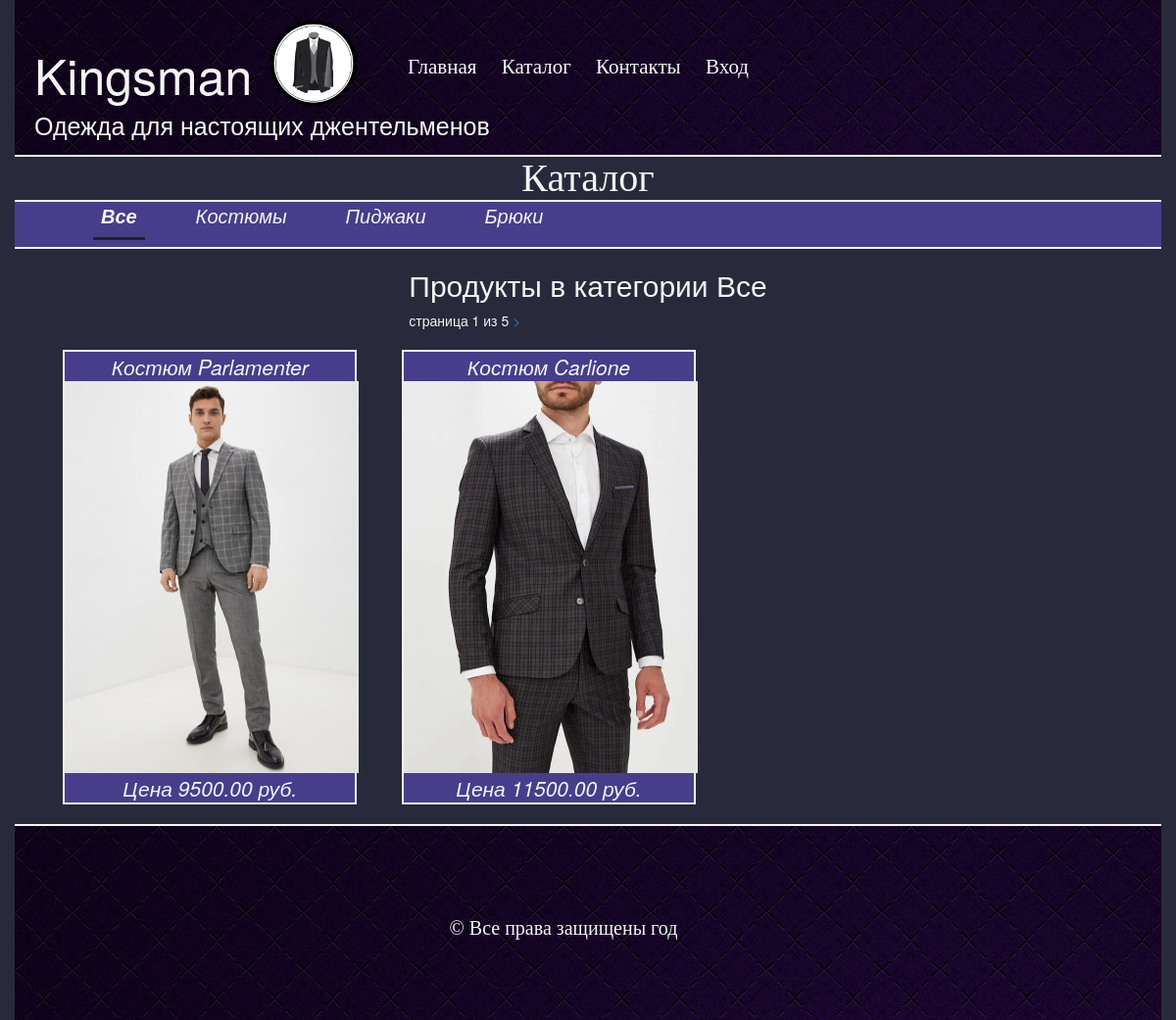
Screenshot of /category/0/products/ with the database file from the repository.
### mainapp/models.py (models this page shows)
class ProductCategory(models.Model):
    name = models.CharField('имя категории', max_length=64)
    description = models.TextField('описание категории', blank=True)
    is_active = models.BooleanField(default=True)

class Product(models.Model):
    category = models.ForeignKey(ProductCategory, verbose_name='категория продукта', on_delete=models.CASCADE)
    name = models.CharField('имя продукта', max_length=128)
    image = models.ImageField(upload_to='products_images', blank=True)
    short_desc = models.CharField('краткое описание', max_length=64, blank=True)
    desc = models.TextField('описание товара', blank=True)
    price = models.DecimalField('цена продукта', max_digits=8, decimal_places=2, default=0)
    quantity = models.PositiveIntegerField('количество на складе', default=0)
    is_active = models.BooleanField(default=True)

### mainapp/views.py (the view)
def category_products(request, pk, page=1):
    if pk == '0':
        category = {'pk': 0, 'name': 'Все'}
        products = Product.objects.filter(is_active=True)
    else:
        category = get_object_or_404(ProductCategory, pk=pk)
        pass
        products = category.product_set.filter(is_active=True)
    products_paginator = Paginator(products, 2)
    try:
        products = products_paginator.page(page)
    except PageNotAnInteger:
        products = products_paginator.page(1)
    except EmptyPage:
        products = products_paginator.page(products_paginator.num_pages)
    context = {
        'page_title': 'каталог',
        'products': products,
        'category': category,
    }
    return render(request, 'mainapp/category_products.html', context)

### basketapp/context_processors.py (called while the page is built)
def basket(request):
    if request.user.is_authenticated:
        basket = request.user.basket.all()
    else:
        basket = []
    return {
        'basket':basket,
    }

### mainapp/context_processors.py (called while the page is built)
def menu(request):
    menu = ProductCategory.objects.filter(is_active=True)
    return {
        'categories': menu,
    }

### mainapp/templates/mainapp/category_products.html (shortened to what this page needs)
{% extends 'mainapp/base.html' %}
{% load static %}
{% load my_tags %}
{% block bodyContent %}
    {% include 'mainapp/includes/inc__main_menu.html' %}
    <h1 class="headline">Каталог</h1>
    {% include 'mainapp/includes/inc__category_menu.html' %}
    <div class="related">
        <div class="title clearfix">
            <h2 style="color: whitesmoke; text-align: center">Продукты в категории {{ category.name|title }}</h2>
            <div class="paginator">
                <span class="current">страница {{ products.number }} из {{ products.paginator.num_pages }}</span>
                {% if products.has_next %}
                    <a href="{% url 'main:category_products_pagination' category.pk products.next_page_number %}">
                        >
                    </a>
                {% endif %}
            </div>
        </div>
        <div class="productList">
            {% for product in products %}
                <div class="productCell">
                    <span> {{ product.name }} </span>
                    <a href="{% url 'mainapp:product_page' product.pk %}">
                        <img width="300px" height="400px" src="{{ product.image.url }}" alt="#">
                    </a>
                    <span>Цена {{ product.price }} руб.</span>
                </div>
            {% endfor %}
        </div>
    </div>
{% endblock %}

### mainapp/templates/mainapp/includes/inc__category_menu.html
<div class="catalogMenu clearfix">
    <ul>
        <li>
            <a href="{% url 'main:category_products' 0 %}"
               class="{% if request.resolver_match.kwargs.pk == '0' %} active {% endif %}">
                Все
            </a>
        </li>
        {% for category in categories %}
            <li>
                <a href="{% url 'main:category_products' category.pk %}"
                class="{% if request.resolver_match.kwargs.pk|add:0 == category.pk %} active {% endif %}">
                    {{ category.name }}
                </a>
            </li>
        {% endfor %}
    </ul>
</div>

### static/css/styles.css (style rules this page uses)
html, body { background-color: #fffaf0; }
.title { margin: 0 auto; height: 50px; }
.headline { text-align: center; font-size: 40px; color: whitesmoke; font-family: serif; margin: 0 20px; }
.productCell { margin: 20px; border: 2px solid whitesmoke; background-color: darkslateblue; width: 300px; float: left; margin-right: 2.31%; }
.productCell span { display: block; font-style: italic; text-align: center; font-size: 21px; font-weight: 400; color: aliceblue; }
.catalogMenu { margin: 0 auto; width: 100%; height: 50px; border-bottom: 2px solid whitesmoke; border-top: 2px solid whitesmoke; background-color: darkslateblue; }
.catalogMenu li { display: inline-block; text-decoration: none; }
.catalogMenu > ul > li > a { padding: 8px; font-size: 20px; margin-left: 40px; text-decoration: none; font-style: italic; color: whitesmoke; }
.clearfix { content: " "; clear: both; display: table; }
.active { color: #212121; font-weight: 700; border-bottom: 3px solid #212121; }
.productList { position: relative; width: 95%; max-width: 1500px; margin: 0 auto; clear: both; }
.current { color: whitesmoke; }

### rows the page displays
ProductCategory: name "Костюмы"
ProductCategory: name "Пиджаки"
ProductCategory: name "Брюки"
Product: name "Костюм Parlamenter", image (picture), price "9500.00"
Product: name "Костюм Carlione", image (picture), price "11500.00"

### other values shown
{{ category.name|title }} "Все"
{{ products.number }} "1"
{{ products.paginator.num_pages }} "5"
